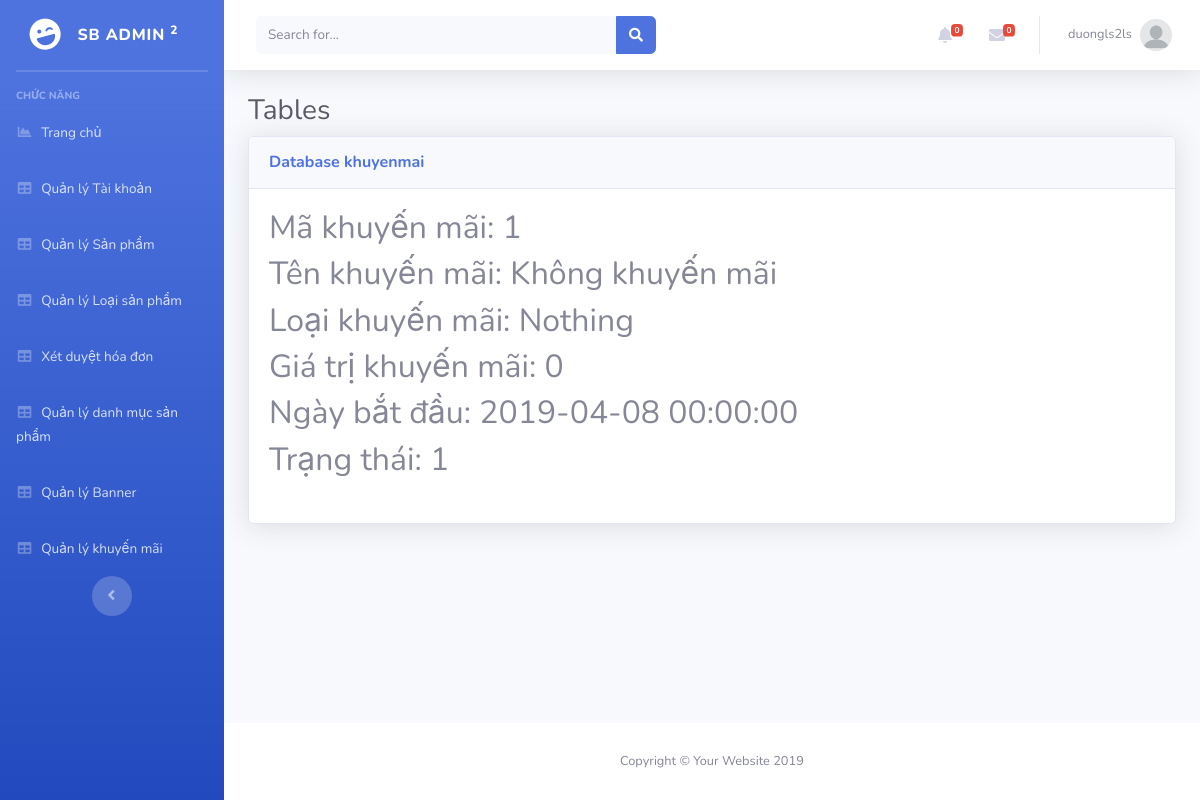
/Admin/index.php?mod=khuyenmai&act=detail&id=1 (signed in), run on the app's committed database.
### tables this page shows
CREATE TABLE `khuyenmai`  (
  `MaKM` int(11) NOT NULL AUTO_INCREMENT,
  `TenKM` varchar(100) NOT NULL,
  `LoaiKM` varchar(20) NOT NULL,
  `GiaTriKM` float(11, 0) NOT NULL,
  `NgayBD` datetime(0) NOT NULL,
  `TrangThai` int(11) NOT NULL,
  PRIMARY KEY (`MaKM`) USING BTREE
);

### Admin/MVC/controllers/KhuyenmaiController.php (called while the page is built, shortened)
<?php
class KhuyenmaiController
{
	var $khuyenmai_model;
	function __construct()
	{
		$this->khuyenmai_model = new khuyenmai();
	}
	public function detail()
	{
		$id = isset($_GET['id']) ? $_GET['id'] : 5;
		$data = $this->khuyenmai_model->find($id);
		require_once("MVC/Views/Admin/index.php");
	}
}

### Admin/MVC/Models/connection.php (called while the page is built, shortened)
<?php
    class Connection{
        function __construct()
        {
            $severname ="localhost";
            $username ="root";
            $password ="";
            $db_name ="shopphone";
            $this->conn = new mysqli($severname,$username,$password,$db_name);
        }
    }
?>

### Admin/MVC/Models/model.php (called while the page is built, shortened)
<?php
require_once("connection.php");
class Model
{
    var $conn;
    var $table;
    var $contens;
    function __construct()
    {
        $conn_obj = new Connection();
        $this->conn = $conn_obj->conn;
    }
    function find($id)
    {
        $query = "select * from $this->table where $this->contens =$id";
        return $this->conn->query($query)->fetch_assoc();
    }
}

### Admin/MVC/Views/khuyenmai/detail.php (the view)
<table class="table table-bordered" id="dataTable" width="100%" cellspacing="0">
    <h2>Mã khuyến mãi: <?= $data['MaKM'] ?></h2>
    <h2>Tên khuyến mãi: <?= $data['TenKM'] ?></h2>
    <h2>Loại khuyến mãi: <?= $data['LoaiKM'] ?></h2>
    <h2>Giá trị khuyến mãi: <?= $data['GiaTriKM'] ?></h2>
    <h2>Ngày bắt đầu: <?= $data['NgayBD'] ?></h2>
    <h2>Trạng thái: <?= $data['TrangThai'] ?></h2>
</table>

### data on the page
khuyenmai: MaKM "1", TenKM "Không khuyến mãi", LoaiKM "Nothing", GiaTriKM "0", NgayBD "2019-04-08 00:00:00", TrangThai "1"

### other printed values
$_SESSION['admin']['TaiKhoan'] "duongls2ls"
$mod "khuyenmai"
